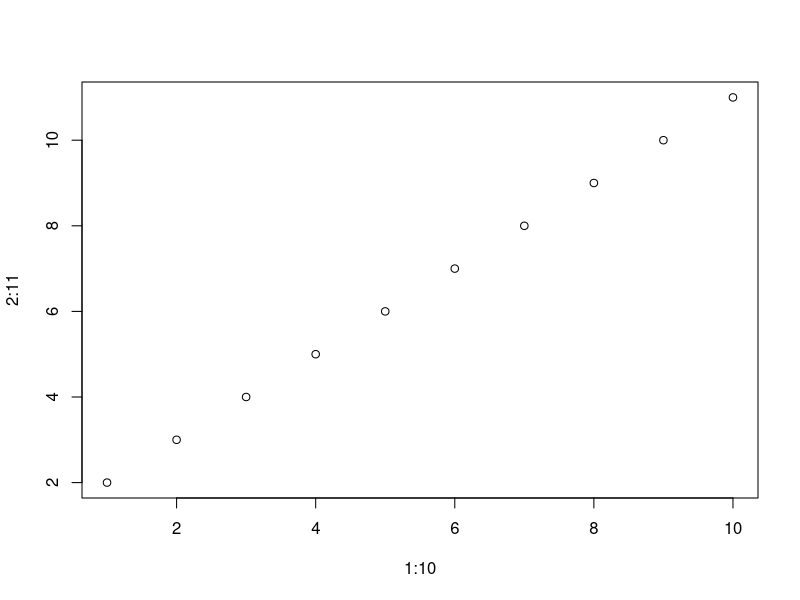

Recreate this plot in R.
## ---- chunk 1
rnorm(10, mean = 0, sd = 1)
## ---- chunk 2
plot(1:10, 2:11)
